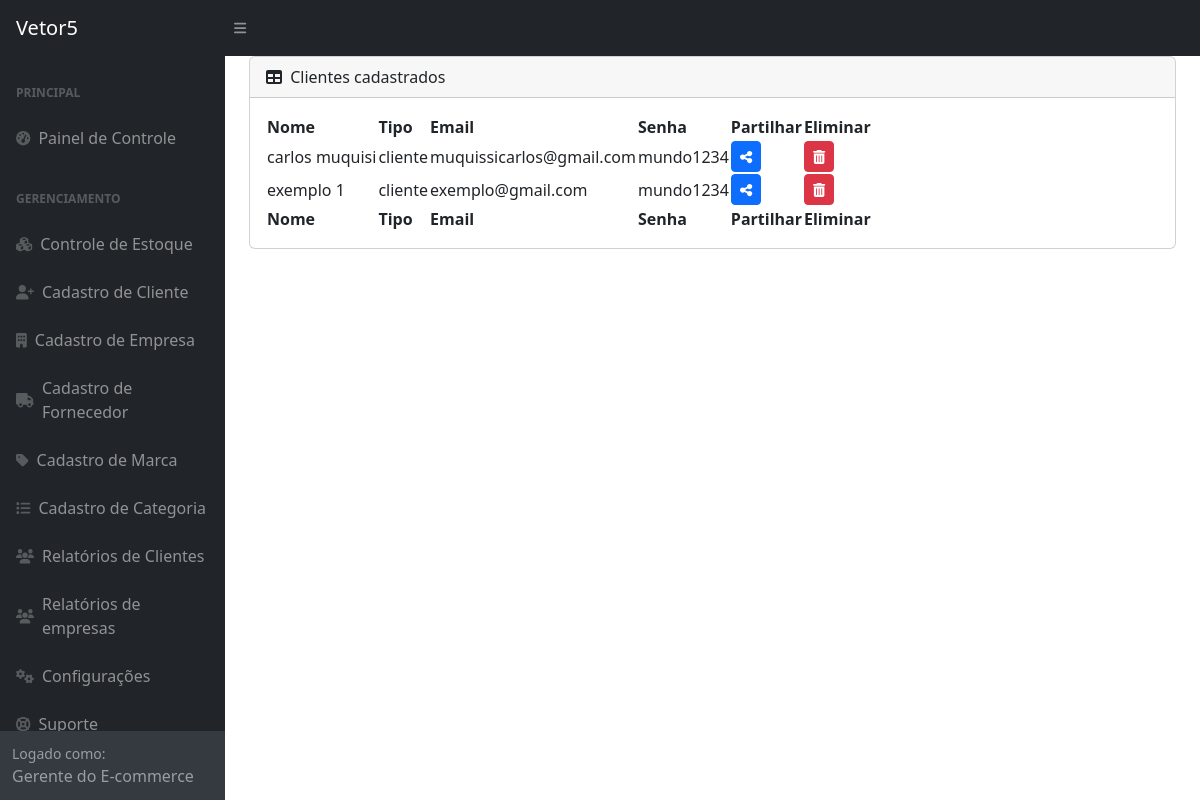
The page /vetor5/clientes_cadastrados/ on the database its author committed.
### usuarios/models.py (models this page shows, shortened)
class Cliente(models.Model):
    foto = models.FileField(upload_to='imagem/')
    nome = models.CharField(max_length=50)
    email = models.EmailField(max_length=100)
    senha = models.CharField(max_length=40)
    class Meta:
        verbose_name_plural = "Conta dos Clientes"

### usuarios/views.py (the view)
# urls.py: path('clientes_cadastrados/',views.clientes_cadastrados, name='clientes_cadastrados' ),
def clientes_cadastrados(request):
    clientes = Cliente.objects.all()
    return render(request, 'clientes_cadastrados.html', {'clientes': clientes})

### usuarios/templates/clientes_cadastrados.html (shortened to what this page needs)
{% load static %}
<!DOCTYPE html>
<html lang="en">
    <head>
        <link href="https://cdn.jsdelivr.net/npm/simple-datatables@7.1.2/dist/style.min.css" rel="stylesheet" />
        <link href="{% static 'css/styles.css' %}" rel="stylesheet" />
    </head>
    </head>
    <body class="sb-nav-fixed">
        <nav class="sb-topnav navbar navbar-expand navbar-dark bg-dark">
            <a class="navbar-brand ps-3" href="index.html">Vetor5</a>
            <button class="btn btn-link btn-sm order-1 order-lg-0 me-4 me-lg-0" id="sidebarToggle" href="#!"><i class="fas fa-bars"></i></button>
        </nav>
        <div id="layoutSidenav">
            <div id="layoutSidenav_nav">
                <nav class="sb-sidenav accordion sb-sidenav-dark" id="sidenavAccordion">
                    <div class="sb-sidenav-menu">
                        <div class="nav">
                            <div class="sb-sidenav-menu-heading">Principal</div>
                            <a class="nav-link" href="{% url 'gerente' %}">
                                <div class="sb-nav-link-icon"><i class="fas fa-tachometer-alt"></i></div>
                                Painel de Controle
                            </a>
                            <div class="sb-sidenav-menu-heading">Gerenciamento</div>
                            <a class="nav-link" href="{% url 'lista_estoque' %}">
                                <div class="sb-nav-link-icon"><i class="fas fa-cubes"></i></div>
                                Controle de Estoque
                            </a>
                            <a class="nav-link" href="{% url 'adicionar_cliente' %}">
                                <div class="sb-nav-link-icon"><i class="fas fa-user-plus"></i></div>
                                Cadastro de Cliente
                            </a>
                            <a class="nav-link" href="{% url 'adicionar_empresa' %}">
                                <div class="sb-nav-link-icon"><i class="fas fa-building"></i></div>
                                Cadastro de Empresa
                            </a>
                            <a class="nav-link" href="{% url 'criar_fornecedor' %}">
                                <div class="sb-nav-link-icon"><i class="fas fa-truck"></i></div>
                                Cadastro de Fornecedor
                            </a>
                            <a class="nav-link" href="{% url 'marca' %}">
                                <div class="sb-nav-link-icon"><i class="fas fa-tag"></i></div>
                                Cadastro de Marca
                            </a>
                            <a class="nav-link" href="{% url 'adicionar_categoria' %}">
                                <div class="sb-nav-link-icon"><i class="fas fa-list"></i></div>
                                Cadastro de Categoria
                            </a>
                            <a class="nav-link" href="{% url 'pedido_cliente_gerente' %}">
                                <div class="sb-nav-link-icon"><i class="fas fa-users"></i></div>
                                Relatórios de Clientes
                            </a>
                            <a class="nav-link" href="{% url 'pedido_empresa_gerente' %}">
                                <div class="sb-nav-link-icon"><i class="fas fa-users"></i></div>
                                Relatórios de empresas
                            </a>
                            <a class="nav-link" href="{% url 'perfil_gerente' %}">
                                <div class="sb-nav-link-icon"><i class="fas fa-cogs"></i></div>
                                Configurações
                            </a>
                            <a class="nav-link" href="suporte.html">
                                <div class="sb-nav-link-icon"><i class="fas fa-life-ring"></i></div>
                                Suporte
                            </a>
                        </div>
                    </div>
                    <div class="sb-sidenav-footer">
                        <div class="small">Logado como:</div>
                        Gerente do E-commerce
                    </div>
                </nav>
            </div>
            <div id="layoutSidenav_content">
                <main>
                    <div class="container-fluid px-4">
                        <div class="card mb-4">
                            <div class="card-header">
                                <i class="fas fa-table me-1"></i>
                                Clientes cadastrados
                            </div>
                            <div class="card-body">
                                <table id="datatablesSimple">
                                    <thead>
                                        <tr>
                                            <th>Nome</th>
                                            <th>Tipo</th>
                                            <th>Email</th>
                                            <th>Senha</th>
                                            <th>Partilhar</th>
                                            <th>Eliminar</th>
                                        </tr>
                                    </thead>
                                    <tfoot>
                                        <tr>
                                            <th>Nome</th>
                                            <th>Tipo</th>
                                            <th>Email</th>
                                            <th>Senha</th>
                                            <th>Partilhar</th>
                                            <th>Eliminar</th>
                                        </tr>
                                    </tfoot>
                                    <tbody>
                                        {% for cliente in clientes %}
                                            <tr>
                                                <td>{{ cliente.nome }}</td>
                                                <td>cliente</td>
                                                <td>{{ cliente.email }}</td>
                                                <td>{{ cliente.senha }}</td>
                                                <td>
                                                    <a href="partilhar/{{ cliente.id }}" class="btn btn-primary btn-sm">
                                                        <i class="fas fa-share-alt"></i>
                                                    </a>
                                                </td>
                                                <td>
                                                    <button class="btn btn-danger btn-sm" onclick="confirmDelete({{ cliente.id }})">
                                                        <i class="fas fa-trash-alt"></i>
                                                    </button>
                                                </td>
                                            </tr>
                                        {% empty %}
                                            <tr>
                                                <td colspan="6">Nenhum cliente cadastrado.</td>
                                            </tr>
                                        {% endfor %}
                                    </tbody>
                                </table>
                            </div>
                        </div>
                    </div>
                </main>
            </div>
        </div>
    </body>
</html>

### rows shown on the page
Cliente: nome "carlos muquisi", email "muquissicarlos@gmail.com", senha "mundo1234"
Cliente: nome "exemplo 1", email "exemplo@gmail.com", senha "mundo1234"
